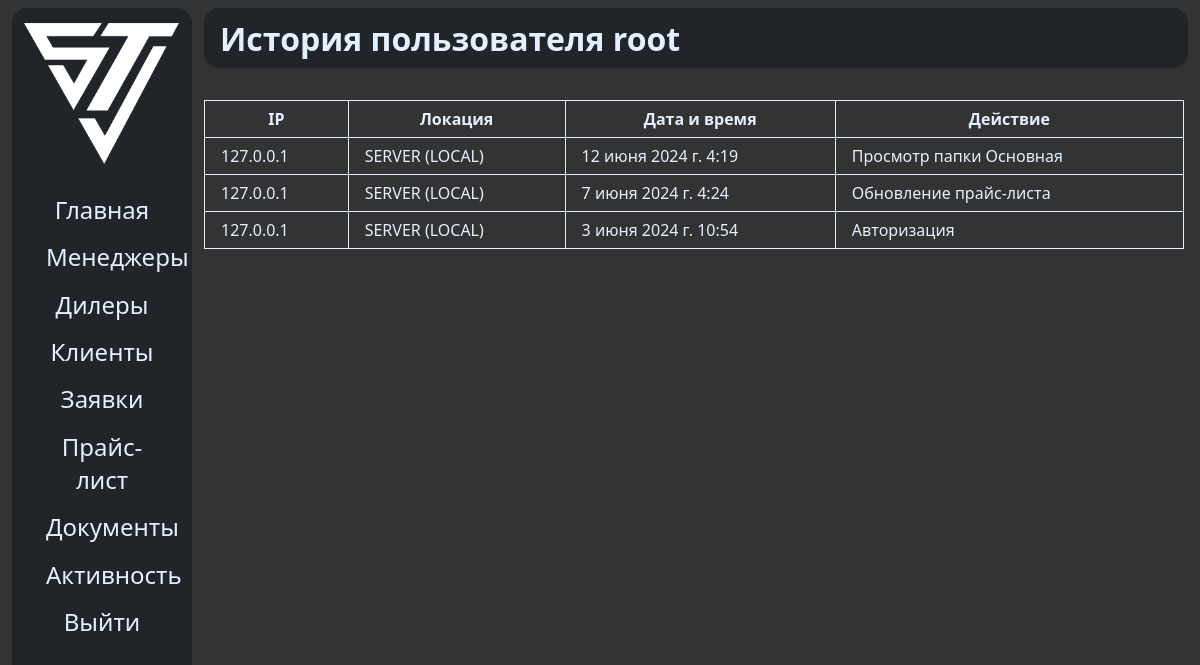
The page /user_history/1 on the database as committed earlier.
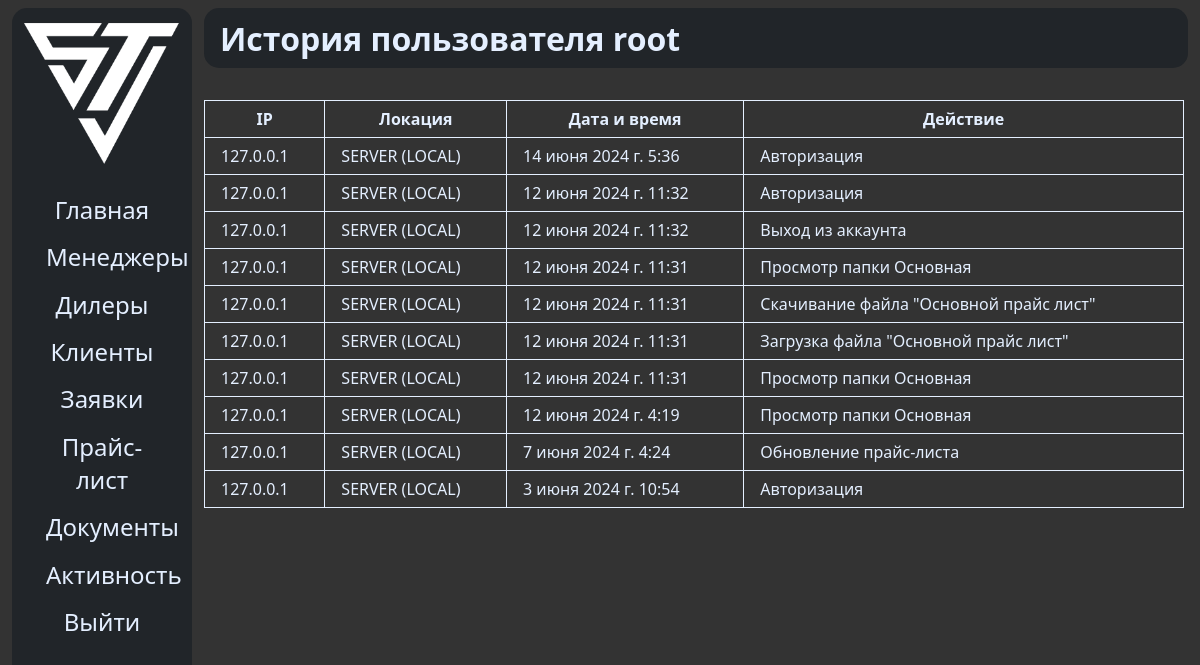
The same page on the database as committed later.
### sinotruk/models.py (models this page shows, shortened)
class CustomUser(AbstractBaseUser):
	username = models.CharField(verbose_name='Имя пользователя', max_length=150, null=False, default=None, unique=True)
	email = models.EmailField(unique=True, null=True, default=None, blank=True)
	is_staff = models.BooleanField(default=False)
	is_superuser = models.BooleanField(default=False)
	is_active = models.BooleanField(default=True)
	name = models.CharField(verbose_name='Имя', max_length=150, null=True, default=None, blank=True)
	surname = models.CharField(verbose_name='Фамилия', max_length=150, null=True, default=None, blank=True)
	clear_password = models.CharField(max_length=255, null=True, default=None, verbose_name='Пароль')
	role = models.CharField(verbose_name='Роль', max_length=150, null=True, default='CLIENT', choices=ROLES_CHOICES)
	sub_role = models.CharField(verbose_name='Задача', max_length=100, null=True, default=None, blank=True)
	dealer_name = models.CharField(verbose_name='Фирма', max_length=255, null=True, default=None, blank=True)
	objects = CustomUserManager()
	USERNAME_FIELD = 'username'
	class Meta:
		db_table = 'auth_user'
		verbose_name = 'Пользователь'
		verbose_name_plural = 'Пользователи'

class Activity(models.Model):
	user = models.ForeignKey(CustomUser, on_delete=models.CASCADE, verbose_name='Пользователь')
	action = models.CharField(verbose_name='Действие', max_length=150)
	ip = models.CharField(verbose_name='IP', max_length=150, default=None, null=True, blank=True)
	time = models.DateTimeField(auto_now_add=True)
	place = models.CharField(verbose_name='Местоположение', max_length=150, null=True, default=None, blank=True)
	class Meta:
		verbose_name = 'Активность'
		verbose_name_plural = 'Активности'

### sinotruk/views.py (the view)
# urls.py: path('user_history/<int:user_id>', user_history),
def user_history(request, user_id):
	user = CustomUser.objects.get(id=user_id)
	history = Activity.objects.filter(user=user).order_by('-id')
	return render(request, 'main/user_history.html', {
		'user': user,
		'history': history,
		'hcount': history.count()
	})

### templates/main/user_history.html
{% extends 'main/base.html' %}
{% load static %}
{% block navbar %}
    <h1>История пользователя {{ user.username }}</h1>
{% endblock %}
{% block content %}
    <table class="users-table">
        <thead>
            <tr>
                <th>IP</th>
                <th>Локация</th>
                <th>Дата и время</th>
                <th>Действие</th>
            </tr>
        </thead>
        <tbody>
            {% if hcount > 0 %}
            {% for act in history %}
                <tr>
                    <td>{{ act.ip }}</td>
                    <td>{{ act.place }}</td>
                    <td>{{ act.time }}</td>
                    <td>{{ act.action }}</td>
                </tr>
            {% endfor %}
            {% else %}
                <tr>
                    <td class="empty_history" colspan="4">Не найдено</td>
                </tr>
            {% endif %}
        </tbody>
    </table>
{% endblock %}

### templates/main/base.html (shortened to what this page needs)
<!doctype html>
{% load static %}
<html lang="ru">
<head>
	<link rel="stylesheet" href="{% static 'css/base.css' %}">
</head>
<body>
    <div class="container">
        <aside>
            <div id="logo-container">
                <img src="{% static 'imgs/logo.png' %}" alt="">
            </div>
            <ul>
                <li><a href="/"><button>Главная</button></a></li>
                <li><a href="/managers"><button>Менеджеры</button></a></li>
                <li><a href="/dealers"><button>Дилеры</button></a></li>
                <li><a href="/clients"><button>Клиенты</button></a></li>
                <li><a href="/orders"><button>Заявки</button></a></li>
                <li><a href="/pricelist"><button>Прайс-лист</button></a></li>
                <li><a href="/files"><button>Документы</button></a></li>
                <li><a href="/activity"><button>Активность</button></a></li>
                <li><a href="/logout"><button>Выйти</button></a></li>
            </ul>
        </aside>
        <main>
            <div class="navbar">
                {% block navbar %}
                {% endblock %}
            </div>
            <div class="content">
                {% block content %}
                {% endblock %}
            </div>
        </main>
    </div>
</body>
</html>

### static/css/base.css (style rules this page uses)
:root { --bs-font-sans-serif: system-ui, -apple-system, "Segoe UI", Roboto, "Helvetica Neue", Arial, "Noto Sans", "Liberation Sans", sans-serif, "Apple Color Emoji", "Segoe UI Emoji", "Segoe UI Symbol", "Noto Color Emoji"; }
* { font-family: var(--bs-font-sans-serif); color: #e4efff; }
html, body { margin: 0; padding: 0; background-color: #333333; }
a { text-decoration: none; }
.container { display: grid; grid-template-columns: 17vw 83vw; margin: 0; padding: 0; height: 100vh; width: 100vw; background-color: #333333; }
aside { height: 98vh; margin: 0; padding: 0; margin-top: 1vh; margin-left: 1vw; width: 15vw; text-align: center; border-radius: 15px; background-color: #212529; }
main { width: 83vw; height: 100vh; max-height: 100vh; background-color: #333333; }
#logo-container { width: 100%; height: 13vw; margin-top: 0.5rem; display: flex; align-items: center; justify-content: center; }
#logo-container > img { width: 13vw; height: 13vw; }
ul { list-style-type: none; margin: 0; margin-top: 1rem; padding: 0; display: flex; flex-direction: column; align-items: center; font-size: 24px; width: 100%; }
li { width: 100%; }
li > a > button { width: 80%; background-color: inherit; cursor: pointer; font-size: 24px; border: none; outline: none; margin-bottom: 0.3rem; transition: all 0.3s ease-in-out; border-radius: 10px; padding: 0.3rem 1rem; }
.navbar { width: 82vw; height: 60px; margin-top: 1vh; display: flex; align-items: center; background-color: #212529; border-radius: 15px; }
.navbar > h1 { margin-left: 1rem; }
.content { height: calc(99vh - 60px - 2rem); max-height: calc(99vh - 60px - 2rem); padding: 1rem 0; width: calc(83vw - 1rem); overflow-y: scroll; }
.users-table { margin-top: 1rem; width: 100%; }
.users-table, .users-table > thead, .users-table > tbody, .users-table > thead > tr, .users-table > tbody > tr, .users-table > thead > tr > th, .users-table > tbody > tr > td { border-collapse: collapse; border: 1px solid #e4efff; }
.users-table > thead > tr > th, .users-table > tbody > tr > td { height: 10px; padding: 7px 1rem; }
table, tbody { width: 100%; margin: 0; padding: 0; }
table, thead, tbody, tr, th, td { border: 1px solid gray; }
th, td { padding: 0.5rem; }

Rows that differ between the two databases and show on the page:
added Activity: ip "127.0.0.1", place "SERVER (LOCAL)", time "14 июня 2024 г. 5:36", action "Авторизация"
added Activity: ip "127.0.0.1", place "SERVER (LOCAL)", time "12 июня 2024 г. 11:32", action "Авторизация"
added Activity: ip "127.0.0.1", place "SERVER (LOCAL)", time "12 июня 2024 г. 11:32", action "Выход из аккаунта"
added Activity: ip "127.0.0.1", place "SERVER (LOCAL)", time "12 июня 2024 г. 11:31", action "Просмотр папки Основная"
added Activity: ip "127.0.0.1", place "SERVER (LOCAL)", time "12 июня 2024 г. 11:31", action "Скачивание файла \"Основной прайс лист\""
added Activity: ip "127.0.0.1", place "SERVER (LOCAL)", time "12 июня 2024 г. 11:31", action "Загрузка файла \"Основной прайс лист\""
added Activity: ip "127.0.0.1", place "SERVER (LOCAL)", time "12 июня 2024 г. 11:31", action "Просмотр папки Основная"
